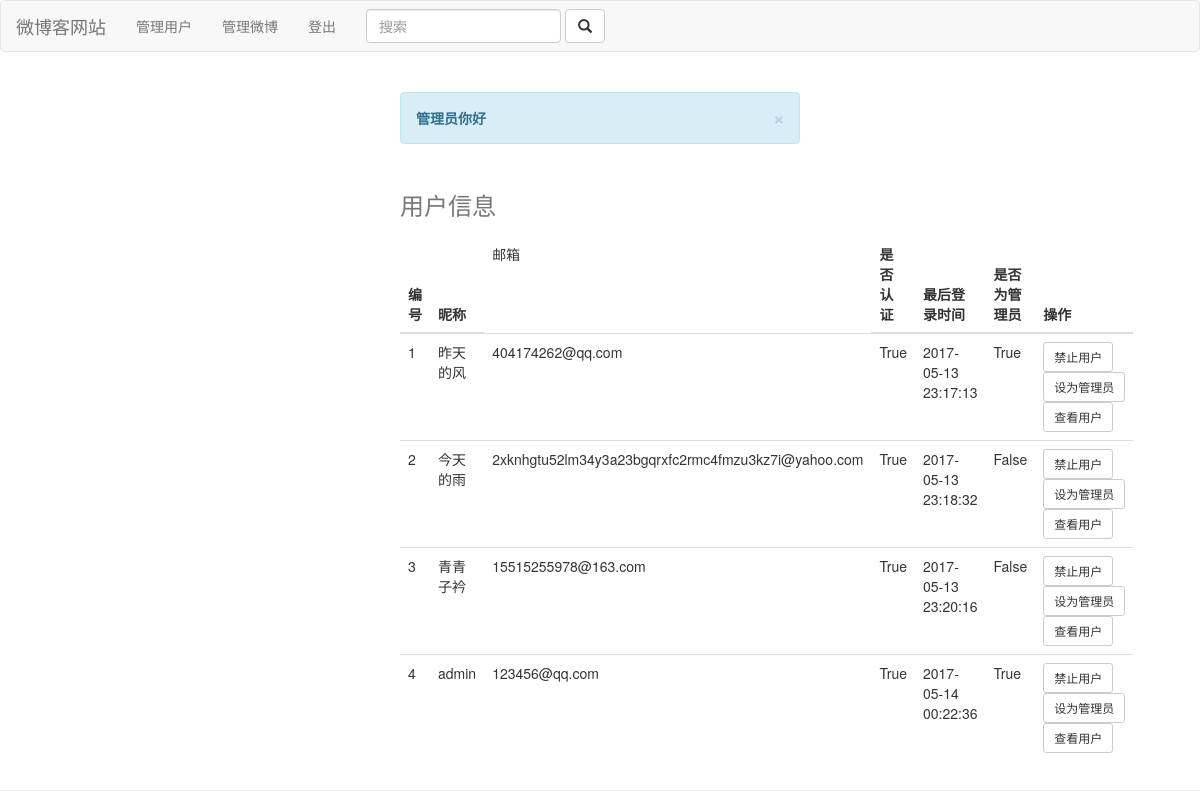
The page /admin (signed in) on the database its author committed.
### app/models.py (models this page shows, shortened)
class User(db.Model):
    id = db.Column(db.Integer, primary_key=True)
    nickname = db.Column(db.String(64), index=True, unique=True)
    email = db.Column(db.String(120), index=True, unique=True)
    posts = db.relationship('Post', backref='author', lazy='dynamic')
    assess = db.relationship('Assess', backref='author', lazy='dynamic')
    password = db.Column(db.String(140), nullable=False)
    about_me = db.Column(db.String(140))
    last_seen = db.Column(db.DateTime)
    imgurl = db.Column(db.String(140))
    confirmed = db.Column(db.Boolean, nullable=False, default=False)
    confirmed_on = db.Column(db.DateTime, nullable=True)
    admin = db.Column(db.Boolean,default=False)
    followed = db.relationship('User',
                               secondary=followers,  # 指明这种关系的辅助表
                               primaryjoin=(followers.c.follower_id == id),  # 辅助表中连接左边实体(发起关注的用户)的条件.
                               secondaryjoin=(followers.c.followed_id == id),  # 辅助表中连接右边实体(被关注的用户)的条件
                               backref=db.backref('followers', lazy='dynamic'),
                               lazy='dynamic')  # 应用于常规查询。

### app/views.py (the view)
@app.route('/admin')
@login_required
def admin():
    if g.user.admin:
        flash("管理员你好")
    else:
        flash("不是管理员,不能进入该页面")
        return redirect(url_for('index'))
    alluser = User.query.filter_by().all()
    return render_template('admin.html', alluser=alluser)

### app/forms.py
class SearchForm(FlaskForm):
    search = StringField('search', validators=[DataRequired(message="搜索不能为空")])

### app/date.py (called while the page is built)
def date():
    t1 = time.strftime("%Y-%m-%d %X", time.localtime())
    t = time.strptime(t1, "%Y-%m-%d %X")
    y, m, d, h, m1, s = t[0:6]
    date = datetime.datetime(y, m, d, h, m1, s)
    return date

### app/views.py (called while the page is built)
@lm.user_loader
def load_user(id):
    return User.query.get(int(id))

@app.before_request
def before_request():
    g.user = current_user
    if g.user.is_authenticated:
        g.user.last_seen = date()
        db.session.add(g.user)
        db.session.commit()
        g.search_form = SearchForm()

### app/templates/admin.html
{% extends "base.html" %}
{% block content %}
    <div class="page-header" style="padding-left: 400px;padding-right: 400px">
                {% include 'flash.html' %}
        <table class="table">
            <caption><h3>用户信息</h3></caption>
            <thead>
            <tr>
                <th>编号</th>
                <th>昵称</th>
                <td width="100px">邮箱</th>
                <th>是否认证</th>
                <th>最后登录时间</th>
                <th>是否为管理员</th>
                <th>操作</th>
            </tr>
            </thead>
            <tbody>
            {% for user in alluser %}
                <tr>
                    <td>{{ user.id }}</td>
                    <td>{{ user.nickname }}</td>
                    <td>{{ user.email }}</td>
                    <td>{{ user.confirmed }}</td>
                    <td>{{ user.last_seen }}</td>
                    <td>{{ user.admin }}</td>
                    <td><a class="btn btn-default btn-sm" href="#">禁止用户</a>
                        <a class="btn btn-default btn-sm" href="{{ url_for('set_admin',id=user.id) }}">设为管理员</a>
                        <a class="btn btn-default btn-sm" href="{{  url_for('user',nickname=user.nickname)}}">查看用户</a>
                    </td>
                </tr>
            {% endfor %}
            </tbody>
        </table>
    </div>
{% endblock %}

### rows shown on the page
User: id "1", nickname "昨天的风", email "404174262@qq.com", confirmed "True", last_seen "2017-05-13 23:17:13", admin "True"
User: id "2", nickname "今天的雨", email "2xknhgtu52lm34y3a23bgqrxfc2rmc4fmzu3kz7i@yahoo.com", confirmed "True", last_seen "2017-05-13 23:18:32", admin "False"
User: id "3", nickname "青青子衿", email "15515255978@163.com", confirmed "True", last_seen "2017-05-13 23:20:16", admin "False"
User: id "4", nickname "admin", email "123456@qq.com", confirmed "True", last_seen "2017-05-14 00:22:36", admin "True"

### other values the page prints
{{ message }} "管理员你好"
